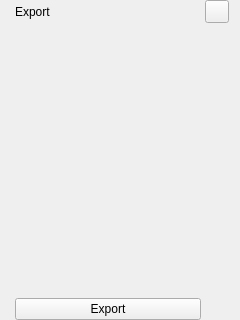
<?xml version="1.0" encoding="UTF-8"?>
<ui version="4.0">
  <class>ExportWidget</class>
  <widget class="QWidget" name="ExportWidget">
    <property name="geometry">
      <rect>
        <x>0</x>
        <y>0</y>
        <width>240</width>
        <height>320</height>
      </rect>
    </property>
    <layout class="QGridLayout" name="mainGrid" columnstretch="0,1,0,1,0,0,0" columnminimumwidth="15,0,4,0,4,25,10">
      <property name="leftMargin">
        <number>0</number>
      </property>
      <property name="topMargin">
        <number>0</number>
      </property>
      <property name="rightMargin">
        <number>0</number>
      </property>
      <property name="bottomMargin">
        <number>0</number>
      </property>
      <property name="horizontalSpacing">
        <number>0</number>
      </property>
      <property name="verticalSpacing">
        <number>4</number>
      </property>

      <item row="0" column="1" colspan="3">
        <widget class="QLabel" name="titleLabel">
          <property name="text">
            <string>Export</string>
          </property>
          <property name="class" stdset="0">
            <string>panel-heading</string>
          </property>
        </widget>
      </item>
      <item row="0" column="5">
        <widget class="QToolButton" name="addExportButton">
          <property name="icon">
            <iconset>
              <normaloff>:/icons/plus</normaloff>
            </iconset>
          </property>
        </widget>
      </item>

      <item row="1" column="1" colspan="5">
        <widget class="QWidget" name="exportTasksContainer">
          <layout class="QVBoxLayout" name="exportTasksLayout">
            <property name="leftMargin">
              <number>0</number>
            </property>
            <property name="topMargin">
              <number>0</number>
            </property>
            <property name="rightMargin">
              <number>0</number>
            </property>
            <property name="bottomMargin">
              <number>0</number>
            </property>
            <property name="spacing">
              <number>4</number>
            </property>
          </layout>
        </widget>
      </item>

      <item row="2" column="1" colspan="3">
        <widget class="QPushButton" name="exportButton">
          <property name="text">
            <string>Export</string>
          </property>
        </widget>
      </item>

    </layout>
  </widget>

  <resources/>
  <connections/>
</ui>
